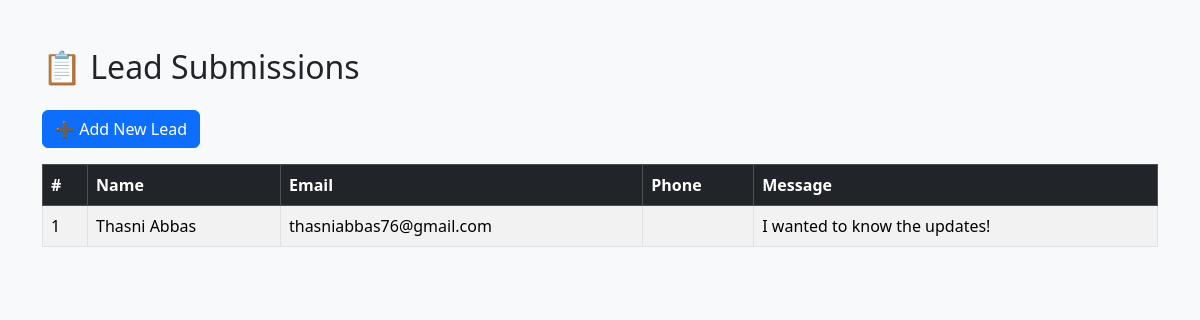
/lead_list/, run on an earlier commit of the app's database.
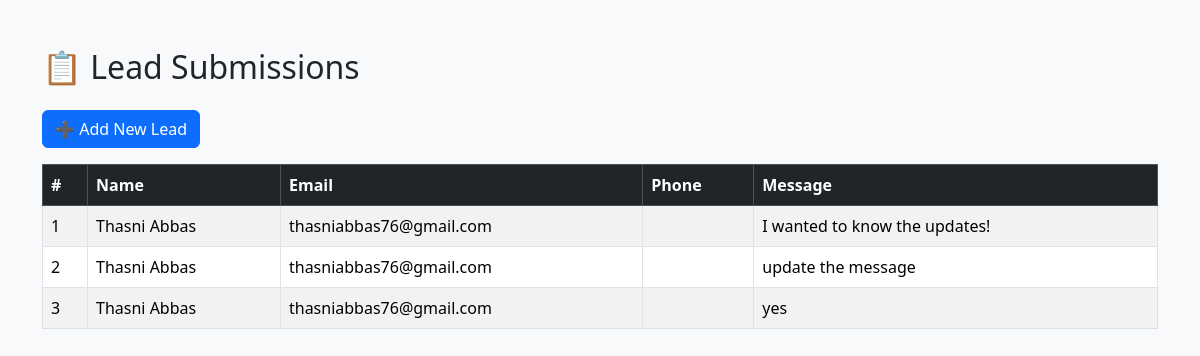
And on a later commit of the database.
### Leads/models.py (models this page shows, shortened)
class Lead(models.Model):
    name = models.CharField(max_length=100)
    email = models.EmailField()
    phone_number = models.CharField(max_length=15, blank=True, null=True)
    message = models.TextField(blank=True, null=True)

### Leads/views.py (the view)
# urls.py: path('lead_list/', views.lead_list, name='lead_list'),
def lead_list(request):
    leads = Lead.objects.all()
    return render(request, 'lead_list.html', {'leads': leads})

### templates/lead_list.html (shortened to what this page needs)
<!DOCTYPE html>
<html>
<head>
    <link href="https://cdn.jsdelivr.net/npm/bootstrap@5.3.3/dist/css/bootstrap.min.css" rel="stylesheet">
</head>
<body class="bg-light">
<div class="container mt-5">
    <h2 class="mb-4">📋 Lead Submissions</h2>
    <a href="/" class="btn btn-primary mb-3">➕ Add New Lead</a>
    {% if leads %}
        <table class="table table-bordered table-striped">
            <thead class="table-dark">
                <tr>
                    <th>#</th>
                    <th>Name</th>
                    <th>Email</th>
                    <th>Phone</th>
                    <th>Message</th>
                </tr>
            </thead>
            <tbody>
                {% for lead in leads %}
                    <tr>
                        <td>{{ forloop.counter }}</td>
                        <td>{{ lead.name }}</td>
                        <td>{{ lead.email }}</td>
                        <td>{{ lead.phone }}</td>
                        <td>{{ lead.message }}</td>
                    </tr>
                {% endfor %}
            </tbody>
        </table>
    {% else %}
        <div class="alert alert-info">No leads submitted yet.</div>
    {% endif %}
</div>
</body>
</html>

What changed in the data, as far as the page shows it:
added Lead: name "Thasni Abbas", email "thasniabbas76@gmail.com", message "update the message"
added Lead: name "Thasni Abbas", email "thasniabbas76@gmail.com", message "yes"
